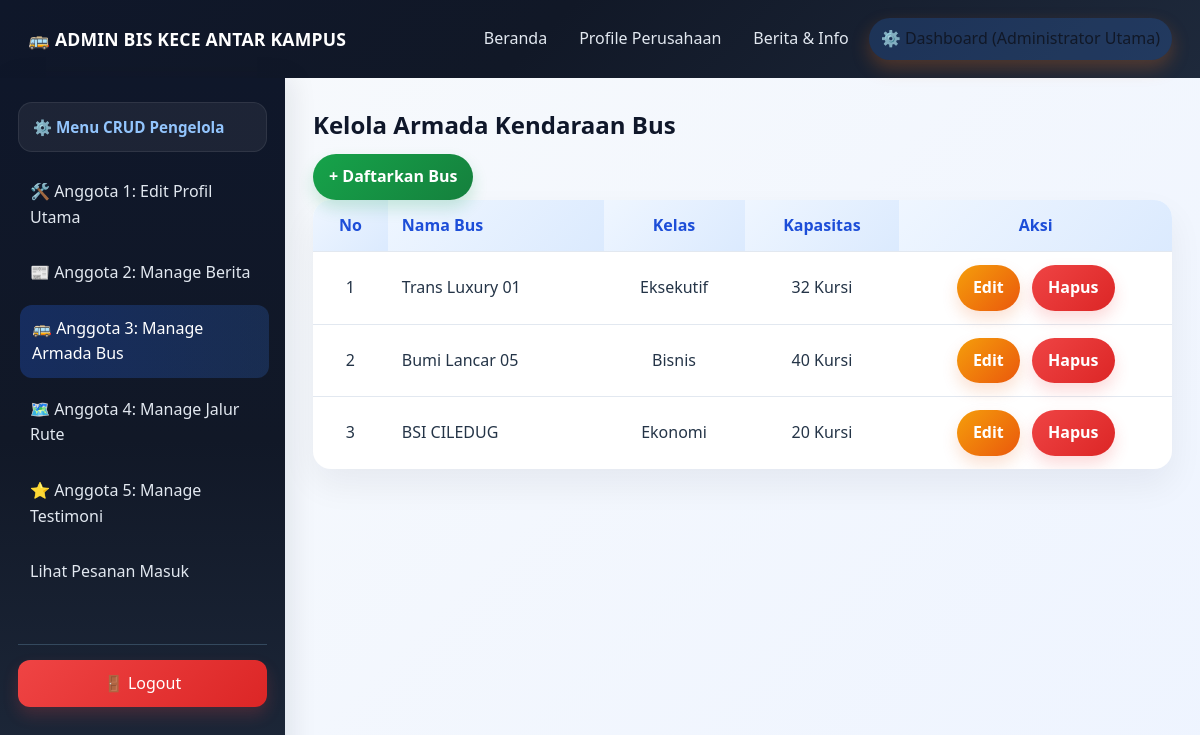
The app's page /dashboard.php?menu=bus (signed in) with its own data.
### tables this page shows
CREATE TABLE `tabel_profile` (
  `id` int(11) NOT NULL,
  `nama_pt` varchar(100) NOT NULL,
  `visi` text NOT NULL,
  `misi` text NOT NULL,
  `deskripsi` text NOT NULL
);

CREATE TABLE `tabel_bus` (
  `id_bus` int(11) NOT NULL,
  `nama_bus` varchar(50) NOT NULL,
  `kelas` varchar(30) NOT NULL,
  `kapasitas` int(11) NOT NULL
);

### dashboard/manage_bus.php (the view, shortened to what this page needs)
<h2>Kelola Armada Kendaraan Bus</h2>
<?php if ($aksi == 'tampil') { ?>
    <a href="dashboard.php?menu=bus&aksi=tambah" class="btn btn-green">+ Daftarkan Bus</a>
    <table>
        <tr>
            <th style="text-align: center;">No</th>
            <th>Nama Bus</th>
            <th style="text-align: center;">Kelas</th>
            <th style="text-align: center;">Kapasitas</th>
            <th style="text-align: center;">Aksi</th>
        </tr>
        <?php $q = mysqli_query($koneksi, "SELECT * FROM tabel_bus");
        $no = 1;
        while ($d = mysqli_fetch_array($q)) { ?>
            <tr>
                <td style="text-align: center;"><?= $no++ ?></td>
                <td><?= $d['nama_bus'] ?></td>
                <td style="text-align: center;"><?= $d['kelas'] ?></td>
                <td style="text-align: center;"><?= $d['kapasitas'] ?> Kursi</td>
                <td style="text-align: center;">
                    <a href="dashboard.php?menu=bus&aksi=edit&id=<?= $d['id_bus'] ?>" class="btn btn-yellow"
                        style="margin-right: 8px;">Edit</a>
                    <a href="dashboard.php?menu=bus&aksi=hapus&id=<?= $d['id_bus'] ?>" class="btn btn-red"
                        onclick="return confirm('Hapus?')">Hapus</a>
                </td>
            </tr><?php } ?>
    </table>
<?php } ?>

### komponen/navbar.php
<?php
include 'koneksi/koneksi.php';
$profile_pt = mysqli_fetch_assoc(mysqli_query($koneksi, "SELECT * FROM tabel_profile WHERE id=1"));
$current_page = basename($_SERVER['PHP_SELF']);
?>
<div class="navbar">
    <div class="logo">🚌 <?= $profile_pt['nama_pt'] ?></div>
    <ul>
        <li><a href="index.php" class="<?= $current_page=='index.php'?'active':'' ?>">Beranda</a></li>
        <li><a href="profile.php" class="<?= $current_page=='profile.php'?'active':'' ?>">Profile Perusahaan</a></li>
        <li><a href="berita.php" class="<?= $current_page=='berita.php'?'active':'' ?>">Berita & Info</a></li>
        <li>
            <?php if(isset($_SESSION['login'])) { ?>
                <a href="dashboard.php" class="btn-dash <?= $current_page=='dashboard.php'?'active':'' ?>">⚙️ Dashboard (<?= $_SESSION['nama_lengkap'] ?>)</a>
            <?php } else { ?>
                <a href="login.php" class="btn-dash">🔑 Login Admin</a>
            <?php } ?>
        </li>
    </ul>
</div>

### css/style.css (style rules this page uses)
* { box-sizing: border-box; }
body { margin: 0; font-family: 'Segoe UI', Arial, sans-serif; background: linear-gradient(135deg, #f5f7fb 0%, #eef4ff 100%); color: #243447; line-height: 1.6; }
a { text-decoration: none; color: inherit; }
.btn { display: inline-block; padding: 11px 18px; border-radius: 999px; font-weight: 600; transition: transform 0.2s ease, box-shadow 0.2s ease; }
.navbar { display: flex; justify-content: space-between; align-items: center; padding: 18px 28px; background: linear-gradient(135deg, #0f172a 0%, #111827 45%, #1e293b 100%); color: white; box-shadow: 0 10px 30px rgba(15, 23, 42, 0.16); }
.navbar .logo { font-size: 1.1rem; font-weight: 700; color: #fff; letter-spacing: 0.2px; }
.navbar ul { display: flex; flex-wrap: wrap; gap: 8px; list-style: none; margin: 0; padding: 0; }
.navbar ul li a { display: inline-block; padding: 8px 12px; border-radius: 999px; color: #e2e8f0; font-weight: 500; transition: all 0.2s ease; }
.navbar ul li a:hover, .navbar ul li a.active { background: rgba(59, 130, 246, 0.2); color: white; }
.btn-dash { background: linear-gradient(135deg, #f59e0b, #f97316); color: #111827 !important; font-weight: 700; box-shadow: 0 8px 18px rgba(249, 115, 22, 0.25); }
.dash-content > h2, .dash-content h2 { margin-top: 0; margin-bottom: 10px; color: #0f172a; font-size: 1.5rem; }
.dash-content .btn, .btn { display: inline-block; padding: 10px 16px; border-radius: 999px; font-weight: 600; border: none; cursor: pointer; transition: transform 0.2s ease, box-shadow 0.2s ease; }
.btn-green { background: linear-gradient(135deg, #16a34a, #15803d); color: white; box-shadow: 0 8px 16px rgba(22, 163, 74, 0.2); }
.btn-yellow { background: linear-gradient(135deg, #f59e0b, #ea580c); color: white; box-shadow: 0 8px 16px rgba(234, 88, 12, 0.18); }
.btn-red { background: linear-gradient(135deg, #ef4444, #dc2626); color: white; box-shadow: 0 8px 16px rgba(239, 68, 68, 0.2); }
.dash-content table { width: 100%; border-collapse: separate; border-spacing: 0; background: white; border-radius: 18px; overflow: hidden; box-shadow: 0 16px 35px rgba(15, 23, 42, 0.06); }
.dash-content table th, .dash-content table td { padding: 13px 14px; border-bottom: 1px solid #e2e8f0; text-align: left; }
.dash-content table th { background: linear-gradient(135deg, #eff6ff, #dbeafe); color: #1d4ed8; font-weight: 700; }
.dash-content table tr:last-child td { border-bottom: none; }

### records on screen
tabel_profile: nama_pt "ADMIN BIS KECE ANTAR KAMPUS"
tabel_bus: nama_bus "Trans Luxury 01", kelas "Eksekutif", kapasitas "32"
tabel_bus: nama_bus "Bumi Lancar 05", kelas "Bisnis", kapasitas "40"
tabel_bus: nama_bus "BSI CILEDUG", kelas "Ekonomi", kapasitas "20"

### other values on screen
$_SESSION['nama_lengkap'] "Administrator Utama"
